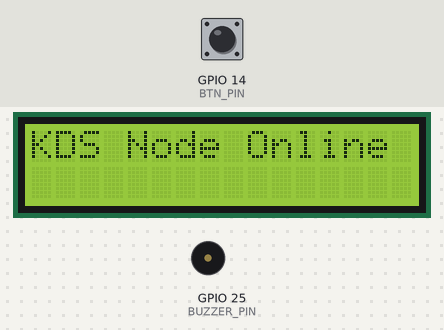
This program was run on a simulated ESP32. On the bench: 16×2 character LCD, buzzer (waves = sounding). The inputs (shaded band) are chosen by the test bench; at power-on: GPIO 14 (BTN_PIN) HIGH. WiFi joins after 1.5 s; servers stay silent unless stated; uploads are accepted with an empty reply; what the program prints to the serial monitor is not drawn.

Above: at 2.7 s.
2.8 s: GPIO 14 (BTN_PIN) pulled LOW for 0.15 s
At 4.4 s:
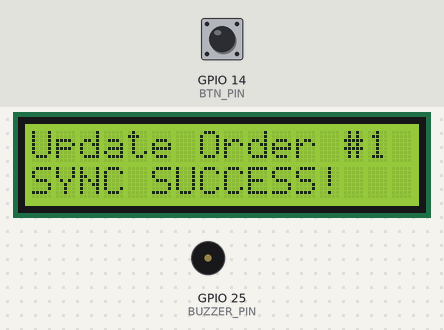
4.7 s: GPIO 14 (BTN_PIN) pulled LOW for 1 s
At 4.88 s:
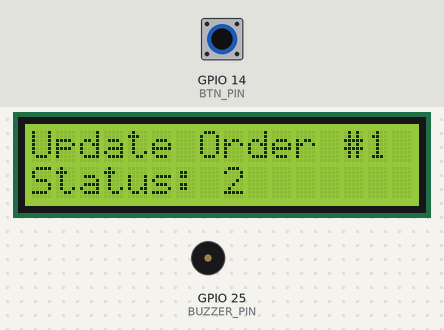
7.2 s: GPIO 14 (BTN_PIN) pulled LOW for 0.15 s
At 7.59 s:
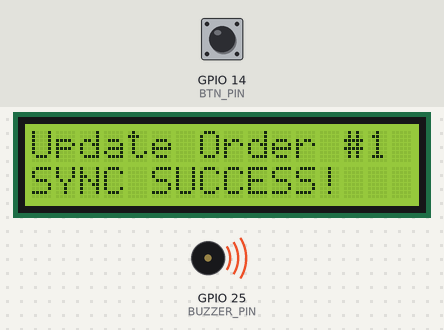
8.9 s: GPIO 14 (BTN_PIN) pulled LOW for 1 s
At 9.08 s:
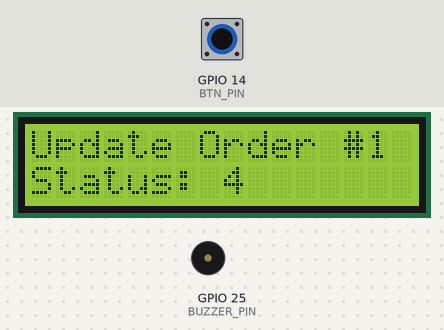
Timing chart, 0 to 11.9 s (numbered marks = the images above; inputs shaded):
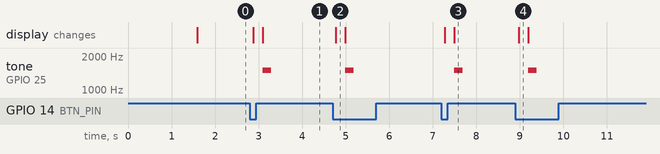

Measured:
- after the input at 2.8 s, tone on GPIO 25 (BUZZER_PIN): silent → 1500 Hz after 0.29 s, → silent 0.20 s later; the display: first changes after 0.08 s (image 1 shows a later state)
- after the input at 4.7 s, tone on GPIO 25 (BUZZER_PIN): silent → 1500 Hz after 0.29 s, → silent 0.20 s later; the display: changes after 0.08 s (image 2)
- after the input at 7.2 s, tone on GPIO 25 (BUZZER_PIN): silent → 1500 Hz after 0.29 s, → silent 0.20 s later; the display: first changes after 0.08 s (image 3 shows a later state)
- after the input at 8.9 s, tone on GPIO 25 (BUZZER_PIN): silent → 1500 Hz after 0.29 s, → silent 0.20 s later; the display: changes after 0.08 s (image 4)

The program:

main.cpp
```cpp
#include <Arduino.h>
#include <WiFi.h>
#include <HTTPClient.h>
#include <ArduinoJson.h>
#include <LiquidCrystal_I2C.h>

const char* ssid = "Wokwi-GUEST";
const char* password = "";

const String apiBaseUrl = "https://acrogynous-celinda-aerogenically.ngrok-free.dev/api";
const String serialNumber = "ESP32-KITCHEN-001";

#define BTN_PIN 14
#define BUZZER_PIN 25
LiquidCrystal_I2C lcd(0x27, 16, 2);

int currentOrderId = 1;
int currentStatus = 0;
unsigned long startTime = 0;

void syncStatusWithServer(int orderId, int status) {
  if (WiFi.status() != WL_CONNECTED) return;

  HTTPClient http;
  String url = apiBaseUrl + "/" + String(orderId) + "/status?serialNumber=" + serialNumber;

  http.begin(url);

  http.addHeader("Content-Type", "application/json");
  http.addHeader("ngrok-skip-browser-warning", "true");

  JsonDocument doc;
  doc["Status"] = status;

  if (status == 4) {
    float duration = (millis() - startTime) / 1000.0;
    doc["PrepDuration"] = duration;
    Serial.printf(">>> Analytics: Order #%d cooked in %.2fs\n", orderId, duration);
  }

  String requestBody;
  serializeJson(doc, requestBody);

  int httpResponseCode = http.PATCH(requestBody);

  if (httpResponseCode == 200) {
    Serial.println(">>> Sync Success: HTTP 200");
    lcd.setCursor(0, 1);
    lcd.print("SYNC SUCCESS!   ");
    tone(BUZZER_PIN, 1500, 200);
  } else {
    Serial.printf(">>> Sync Error: %d\n", httpResponseCode);
    lcd.setCursor(0, 1);
    lcd.print("ERR CODE: "); lcd.print(httpResponseCode);
    tone(BUZZER_PIN, 500, 500);
  }

  http.end();
}

void setup() {
  Serial.begin(115200);
  pinMode(BTN_PIN, INPUT_PULLUP);
  pinMode(BUZZER_PIN, OUTPUT);

  lcd.init();
  lcd.backlight();
  lcd.print("Connecting WiFi");

  WiFi.begin(ssid, password);
  while (WiFi.status() != WL_CONNECTED) {
    delay(500);
    Serial.print(".");
  }

  lcd.clear();
  lcd.print("KDS Node Online");
}

void loop() {
  if (digitalRead(BTN_PIN) == LOW) {
    delay(50);

    currentStatus++;
    if (currentStatus > 4) {
      currentStatus = 1;
      currentOrderId++;
    }

    if (currentStatus == 2) {
        startTime = millis();
    }

    lcd.clear();
    lcd.print("Update Order #"); lcd.print(currentOrderId);
    lcd.setCursor(0, 1);
    lcd.print("Status: "); lcd.print(currentStatus);

    syncStatusWithServer(currentOrderId, currentStatus);

    while (digitalRead(BTN_PIN) == LOW);
    delay(200);
  }
}
```
